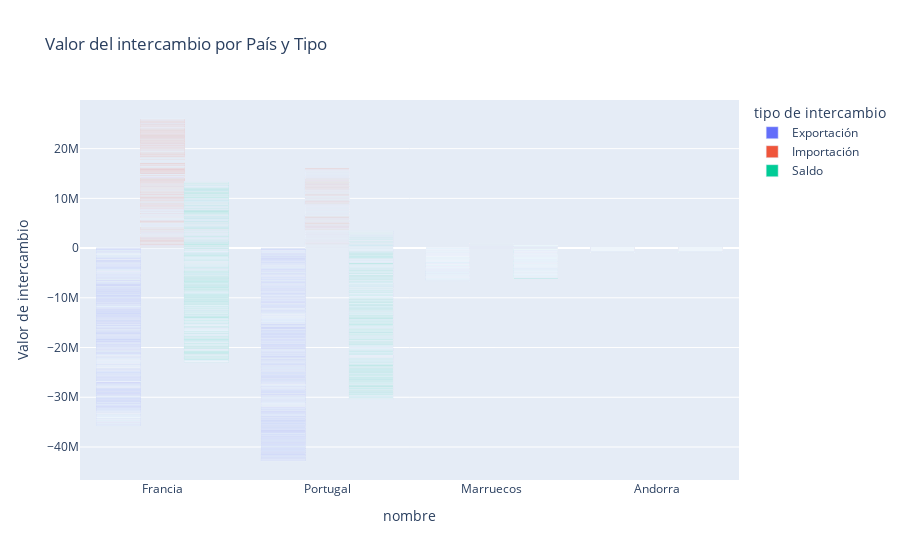

The code cell stored with this chart in its notebook:
### Code cell
fig = px.bar(df_intercambio, x = 'nombre', y = 'Valores', color = 'tipo de intercambio',
             title= 'Valor del intercambio por País y Tipo',
             labels= {'Valores' : 'Valor de intercambio', 'nombre' : 'nombre'},
             barmode= 'group')

fig.show()

### Figure 1 — Plotly figure (JSON) as saved in the notebook; plotly's stock layout.template omitted (floating-point values rounded to 4 significant figures; data arrays with more than 128 entries replaced by an {"elided": "..."} marker saying what was removed)
{"data": [{"alignmentgroup": "True", "hovertemplate": "tipo de intercambio=Exportación<br>nombre=%{x}<br>Valor de intercambio=%{y}<extra></extra>", "legendgroup": "Exportación", "marker": {"color": "#636efa", "pattern": {"shape": ""}}, "name": "Exportación", "offsetgroup": "Exportación", "orientation": "v", "showlegend": true, "textposition": "auto", "type": "bar", "x": {"elided": "4037 str values"}, "xaxis": "x", "y": {"elided": "4037 float values"}, "yaxis": "y"}, {"alignmentgroup": "True", "hovertemplate": "tipo de intercambio=Importación<br>nombre=%{x}<br>Valor de intercambio=%{y}<extra></extra>", "legendgroup": "Importación", "marker": {"color": "#EF553B", "pattern": {"shape": ""}}, "name": "Importación", "offsetgroup": "Importación", "orientation": "v", "showlegend": true, "textposition": "auto", "type": "bar", "x": {"elided": "2542 str values"}, "xaxis": "x", "y": {"elided": "2542 float values"}, "yaxis": "y"}, {"alignmentgroup": "True", "hovertemplate": "tipo de intercambio=Saldo<br>nombre=%{x}<br>Valor de intercambio=%{y}<extra></extra>", "legendgroup": "Saldo", "marker": {"color": "#00cc96", "pattern": {"shape": ""}}, "name": "Saldo", "offsetgroup": "Saldo", "orientation": "v", "showlegend": true, "textposition": "auto", "type": "bar", "x": {"elided": "4059 str values"}, "xaxis": "x", "y": {"elided": "4059 float values"}, "yaxis": "y"}], "layout": {"barmode": "group", "legend": {"title": {"text": "tipo de intercambio"}, "tracegroupgap": 0}, "title": {"text": "Valor del intercambio por País y Tipo"}, "xaxis": {"anchor": "y", "domain": [0, 1], "title": {"text": "nombre"}}, "yaxis": {"anchor": "x", "domain": [0, 1], "title": {"text": "Valor de intercambio"}}}}
